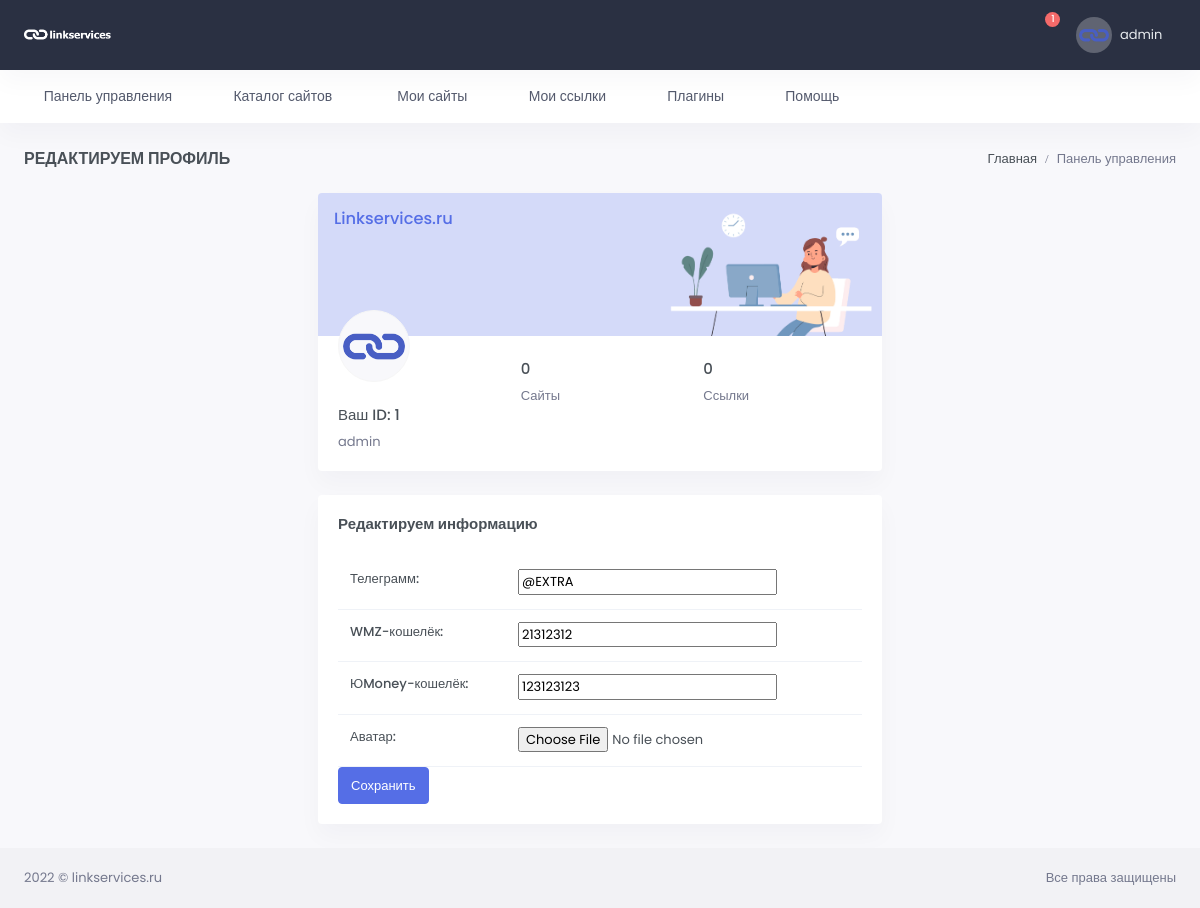
The app's page /edit/id=1 (signed in), older data.
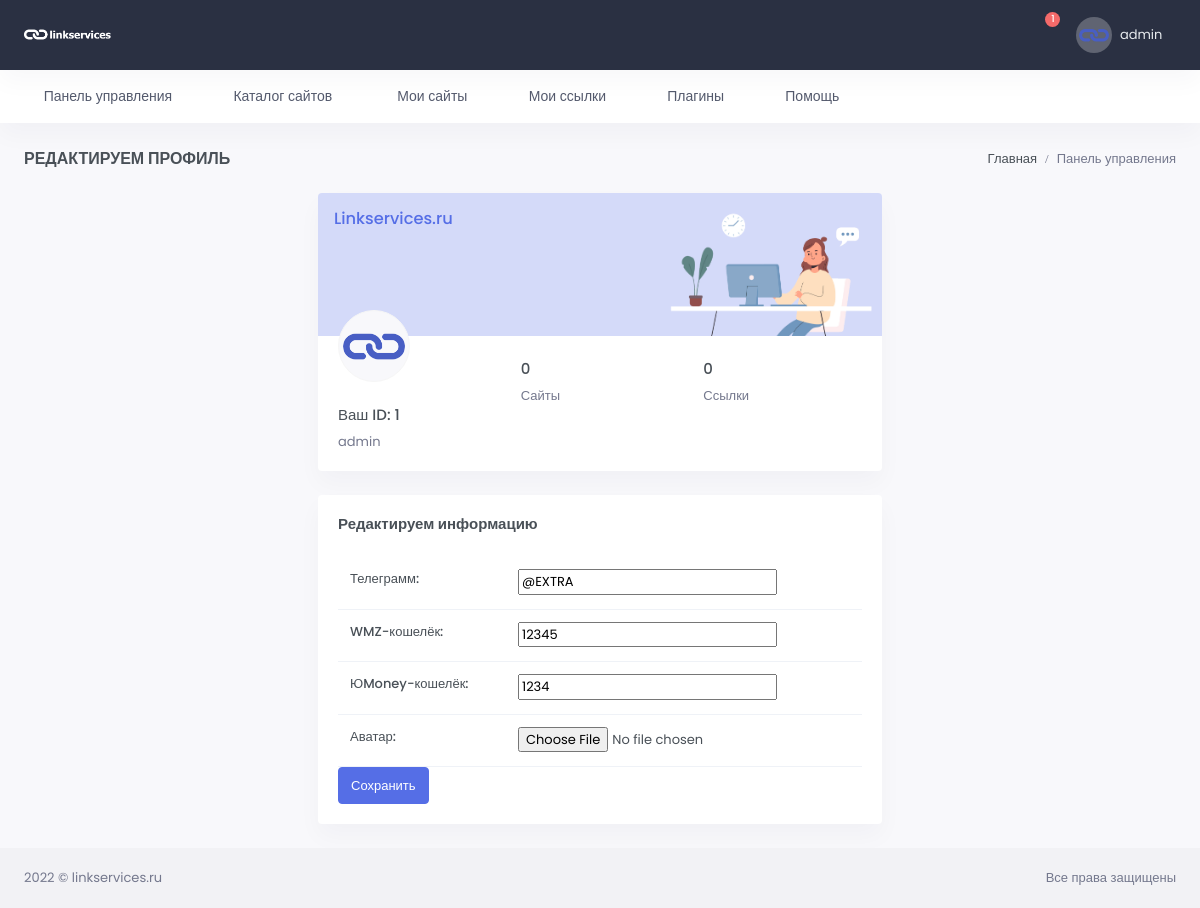
The same page, newer data.
### users/models.py (models this page shows, shortened)
class Profile(models.Model):
    user = models.OneToOneField(User, verbose_name="Пользователь",
                                related_name='profile', null=True, on_delete=models.CASCADE)
    chat_id = models.CharField(max_length=100, blank=True, null=True, verbose_name='Чат ID телеграмм')
    TOKEN = models.CharField(max_length=100, blank=True, null=True)
    wmz = models.CharField(max_length=200, blank=True, null=True, verbose_name='WMZ-кошелёк')
    ymoney = models.CharField(max_length=200, blank=True, null=True, verbose_name='ЮMoney-кошелёк')
    current_balance = models.PositiveIntegerField(default=0, blank=True, null=True, verbose_name="Текущий баланс")
    hold_balance = models.PositiveIntegerField(default=0, blank=True, null=True, verbose_name='На удержании')
    output_balance = models.PositiveIntegerField(default=0, blank=True, null=True, verbose_name='Ожидает вывода')
    name_telegram = models.CharField(blank=True, null=True, max_length=100, verbose_name='Телеграмм')
    avatar = models.ImageField(upload_to='avatar/%Y/%m/%d/', blank=True, null=True, verbose_name='Аватар')
    created = models.DateTimeField(auto_now_add=True, verbose_name='Создан')
    update = models.DateTimeField(auto_now=True, verbose_name='Обновлён')
    class Meta:
        verbose_name = 'Профиль пользователя'
        verbose_name_plural = 'Профили пользователей'

### users/views.py (the view)
# urls.py: path('edit/id=<int:pk>', ProfileUpdate.as_view(), name='edit_profile'),
class ProfileUpdate(LoginRequiredMixin, UpdateView):
    form_class = ProfileForm
    model = Profile
    template_name = 'users/edit_profile.html'
    success_url = '/profile/id={user_id}'
    def dispatch(self, request, *args, **kwargs):
        obj = self.get_object()
        if obj.user != self.request.user:
            return redirect('catalog')
        return super(ProfileUpdate, self).dispatch(request, *args, **kwargs)

### users/forms.py
class ProfileForm(forms.ModelForm):
    def __init__(self, *args, **kwargs):
        super().__init__(*args, **kwargs)
        self.fields['user'].widget = forms.HiddenInput()
    class Meta:
        model = Profile
        fields = ('name_telegram', 'wmz', 'ymoney', 'avatar', 'user')

### users/templates/users/edit_profile.html (shortened to what the changed rows need)
{% extends 'base.html' %}
{% load static %}
{% block content %}
<div id="layout-wrapper">
    <div class="main-content">
        <div class="page-content">
            <div class="container-fluid">
                <div class="row justify-content-center align-items-center">
                    <div class="col-xl-6">
                        <div class="card overflow-hidden">
                            <div class="card-body pt-0">
                                <div class="row">
                                    <div class="col-sm-4">
                                        <div class="avatar-md profile-user-wid mb-4">
                                           {% if profile.avatar %}
                                            <img src="{{ profile.avatar.url }}" alt=""
                                                 class="img-thumbnail rounded-circle">
                                            {% else %}
                                            <img src="{% static '/images/favicon.ico' %}" alt=""
                                                 class="img-thumbnail rounded-circle">
                                            {% endif %}
                                        </div>
                                        <h5 class="font-size-15 text-truncate">Ваш ID: {{ profile.id }} </h5>
                                        <p class="text-muted mb-0 text-truncate">{{ user.username }}</p>
                                    </div>
                                    <div class="col-sm-8">
                                        <div class="pt-4">
                                            <div class="row">
                                                <div class="col-6">
                                                    <h5 class="font-size-15">{{ profile.user_website.count }}</h5>
                                                    <p class="text-muted mb-0">Сайты</p>
                                                </div>
                                                <div class="col-6">
                                                    <h5 class="font-size-15">{{ profile.user_link.count }}</h5>
                                                    <p class="text-muted mb-0">Ссылки</p>
                                                </div>
                                            </div>
                                        </div>
                                    </div>
                                </div>
                            </div>
                        </div>
                        <div class="card">
                            <div class="card-body">
                                <div class="table-responsive">
                                    <form method="post" action="" enctype="multipart/form-data">
                                    <table class="table table-nowrap mb-0">
                                        <tbody>
                                        {{ form }}
                                        </tbody>
                                    </table>
                                        </form>
                                </div>
                            </div>
                        </div>
                    </div>
                </div>
            </div>
        </div>
    </div>
</div>
{% endblock %}

Row changes from the older to the newer data that the page shows:
changed Profile "@EXTRA": wmz "21312312" → "12345"; ymoney "123123123" → "1234"
